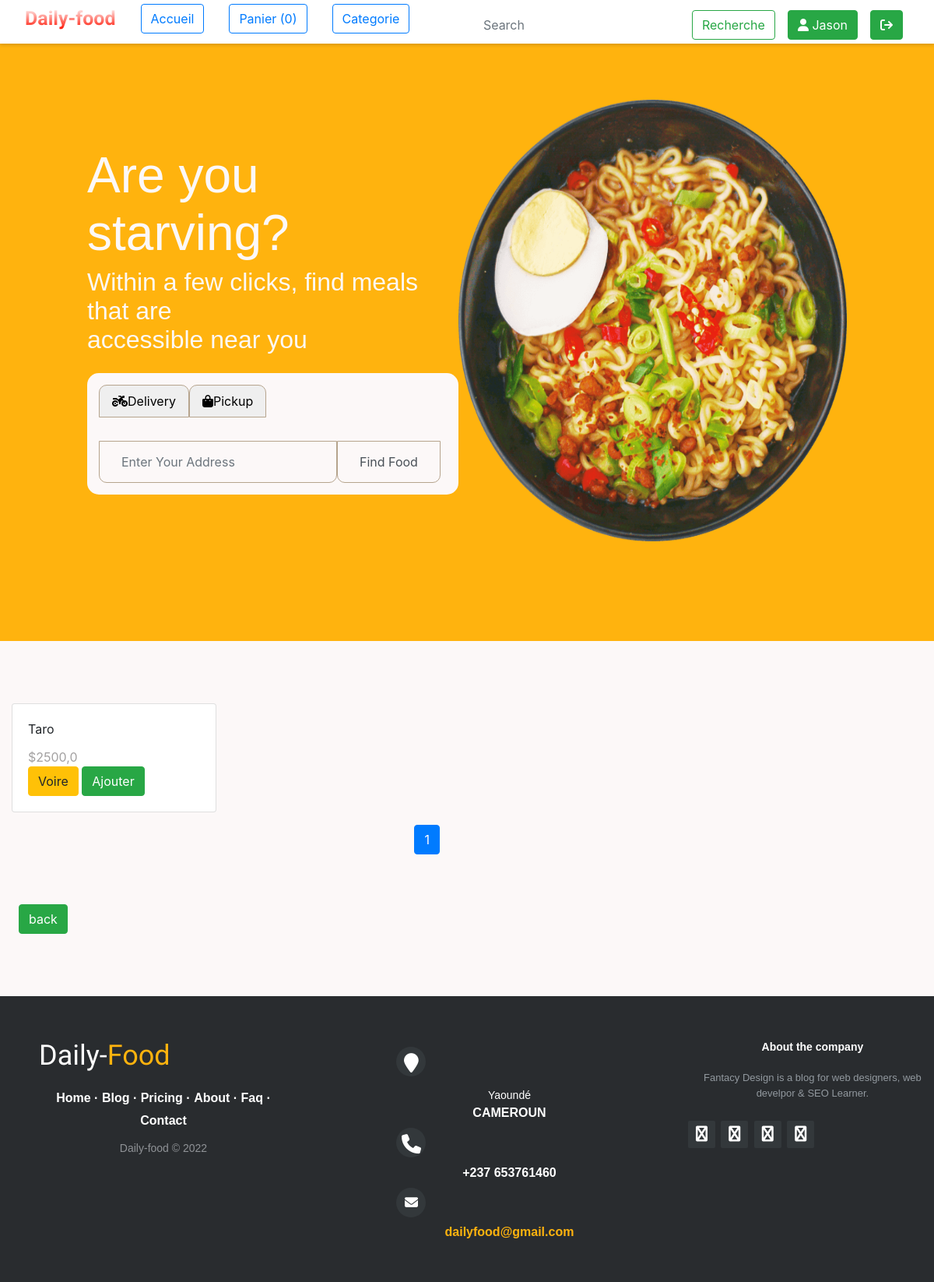
Screenshot of / (signed in) with the database file from the repository.
### accounts/models.py (models this page shows)
class Shopper(AbstractUser):
    pass

### daily_food/models.py (models this page shows, shortened)
class Product(models.Model):
    title = models.CharField(max_length=200)
    price = models.FloatField(max_length=20)
    stock = models.IntegerField(default=0)
    slug = models.SlugField(max_length=100)
    description = models.TextField(max_length=1000000)
    category = models.ForeignKey (Category, related_name ='categorie', on_delete = models.CASCADE)
    image = models.CharField(max_length=500000)
    date_added = models.DateTimeField(auto_now=True)
    class Meta:
        ordering = ['-date_added',]

### daily_food/views.py (the view)
# urls.py: path('', index, name="home"),
def index(request):
    product_object = Product.objects.all()
    item_name = request.GET.get('item-name')
    if item_name != '' and item_name is not None:
        product_object = Product.objects.filter(title__icontains=item_name)
    paginator = Paginator(product_object, 4)
    page = request.GET.get('page')
    product_object = paginator.get_page(page)
    return render(request,'index.html', {'product_object': product_object})

### daily_food/templates/index.html (shortened to what this page needs)
{% extends "base.html" %}
{% load static %}
{% block content %}
<section class="container-fluid" id="col_0">
    <div>
        <h1 class="text-1">Are you starving? </h1>
        <h1 class="text-2">Within a few clicks, find meals that are<br>accessible near you</h1>
    <nav class="first-nav">
            <div class="deliver-buttons">
                <button><i class="fas fa-motorcycle me-2"></i>Delivery</button>
                <button><i class="fas fa-shopping-bag me-2"></i>Pickup</button>
            </div>
            <div class="adres-location">
                <div class="search">
                    <div class="input-group-icon">
                    <input class="form-control"  type="text" placeholder="Enter Your Address" />
                    </div>
                </div>
                <div class="search">
                    <button class="form-control" type="submit">Find Food</button>
                </div>
            </div>
    </nav>
    </div>
    <div>
        <div><img class="img-fluid" src="{% static 'images/img/hero-header.png' %}" alt="hero-header" /></div>
    </div>
    </section>
    <div class="row fluid container-fluid ">
        {% for product in product_object %}
            <div class="col-md-3">
                <div class="card">
                    <div class="card-body">
                        <div id="aa{{ product.id }}" class="card-title">{{ product.title }}</div>
                        <div style="color:rgb(163, 161, 161)" class="card-text">${{ product.price }}</div>
                        <a href="{{ product.id }}" class="btn btn-warning">Voire</a>
                        <button id="{{ product.id }}" class="btn plus1 btn-success"> Ajouter</button>
                    </div>
                </div>
            </div>
        {% endfor %}
    </div>
    <div class="row mt-3">
        <div class="col-md-3 offset-md-4">
            <ul class="pagination justify-content-center ">
                    <li class="page-item active">
                        <a class="page-link" href="?page={{ product_object.number }}">{{ product_object.number }}</a>
                    </li>
            </ul>
        </div>
    </div>
{% endblock %}

### daily_food/templates/base.html (shortened to what this page needs)
<!DOCTYPE html>
{% load static %}
<html lang="en">
<head>
    <link rel="stylesheet" href="https://cdn.jsdelivr.net/npm/bootstrap@4.0.0/dist/css/bootstrap.min.css"
>
    <link rel="stylesheet" href="https://cdnjs.cloudflare.com/ajax/libs/font-awesome/6.2.0/css/all.min.css">
    <link rel="stylesheet" href="{% static 'css/style.css' %}">
</head>
<body>
    <nav class="main_nav navbar navbar-expand-lg bg-lightd-flex ">
        <div class="container-fluid"+>
            <ul class="row mt-2 d-flex" >
                <li class="logo">
                    <a href="{% url 'home' %}">Daily-food</a>
                </li>
                <li>
                    <button type="button" class="btn btn-outline-primary">Accueil</button>
                </li>
                <li>
                    <button type="button" class="btn btn-outline-primary panier">Panier (0)</button>
                </li>
                <li>
                    <button type="button" class="btn btn-outline-primary">Categorie</button>
                </li>
            </ul>
            <div class="row fluid mt-2 d-flex ">
                <form class="d-flex" role="search">
                    <input class="form-control me-2 mr-2 " name="item-name" type="search" placeholder="Search" aria-label="Search">
                    <button class="btn btn-outline-success mr-2" type="submit">Recherche</button>
                    {% if user.is_authenticated %}
                        <div class="btn btn-success btn-circle btn-xl mr-2 ml-2">
                        <i class="fa fa-user"></i>
                        {{ user.username }}
                        </div>
                        <a href="{% url 'logout' %}"><button type="button" class="btn btn-success mr-4 ml-2"><i class="fa fa-sign-out" aria-hidden="true"></i></button></a>
                    {% else %}
                        <a href="{% url 'signup' %}"><button type="button" class="btn btn-success mr-2 ml-2"><i class="fa fa-sign-in" aria-hidden="true"></i></button></a>
                        <a href="{% url 'login' %}"><button type="button" class="btn btn-success mr-4 ml-2"><i class="fa fa-user " aria-hidden="true"></i></button></a>
                    {% endif %}
                </form>
            </div>
        </div>
    </nav>
        {% block content %}
        {% endblock %}
        <div class="justify-content-end ml-4 mt-5 " ><button class="btn btn-success ">back</button></div>
        <footer class="footer-distributed">
            <div class="footer-left">
                <h3>Daily-<span>Food</span></h3>
                <p class="footer-links">
                    <a href="#">Home</a>
                    ·
                    <a href="#">Blog</a>
                    ·
                    <a href="#">Pricing</a>
                    ·
                    <a href="#">About</a>
                    ·
                    <a href="#">Faq</a>
                    ·
                    <a href="#">Contact</a>
                </p>
                <p class="footer-company-name">Daily-food &copy; 2022</p>
            </div>
            <div class="footer-center">
                <div>
                    <i class="fa fa-map-marker"></i>
                    <p><span>Yaoundé </span> CAMEROUN</p>
                </div>
                <div>
                    <i class="fa fa-phone"></i>
                    <p>+237 653761460</p>
                </div>
                <div>
                    <i class="fa fa-envelope"></i>
                    <p>
                        <a href="mailto:support@company.com">dailyfood@gmail.com</a>
                    </p>
                </div>
            </div>
            <div class="footer-right">
                <p class="footer-company-about">
                    <span>About the company</span>
                    Fantacy Design is a blog for web designers, web develpor  &amp; SEO Learner.
                </p>
                <div class="footer-icons">
                    <a href="#"><i class="fa fa-facebook"></i></a>
                    <a href="https://wa.me/qr/P7NW6KPL4OBUE1 "><i class="fa fa-whatsapp"></i></a>
                    <a href="#"><i class="fa fa-linkedin"></i></a>
                    <a href="https://github.com/jack0237"><i class="fa fa-github"></i></a>
                </div>
            </div>
        </footer>
    </body>
</html>

### static/css/style.css (style rules this page uses)
:root { --color1:#FFB30E; --color2:#fcf8f8 ; --color3:#fc6500 ; --color4:#fffb00 ; --color5:#3cff00 ; --color6:#00ff62 ; --color7:#00ff95 ; --color8:#00d9ff ; --color9:#4400ff ; --color10:#0044ff ; --color11:#ff008052 ; --color12:#fc0061 ; --color13:#ff0000 ; }
body { background-color:var(--color2); }
.logo a { font-size: 72px; background: -webkit-linear-gradient(rgba(255, 255, 255, 0.945),rgb(255, 17, 0)); background-clip: border-box; -webkit-background-clip: text; -webkit-text-fill-color: transparent; align-content: center; text-decoration:none; font-family: 'Lobster'; font-size: 25px; }
.main_nav { overflow: hidden; background-color: #666666; position: fixed; z-index: 1000000000; top: 0; width: 100%; display: flex; justify-content: space-between; align-items: center; width: 100%; background-color: rgb(255, 255, 255); box-shadow: rgb(0 0 0 / 15%) 0px 2px 4px 0px; height: 56px; padding-left: 16px; padding-right: 16px; }
.main_nav a { text-decoration: none; }
.main_nav ul { display: flex; align-items: center; padding: 0rem; list-style-type: none; font-weight: bold; font-size: 1.5rem; }
.main_nav li { padding: 1rem; }
#col_0 { color: var(--color4); display: flex; justify-content: space-between; padding: 8rem 7rem; background-color: var(--color1); align-items: center; margin-bottom: 5rem; }
.img-fluid { height: 15cm; position: relative; top:0; transition:1s top }
.text-1 { font: 4em sans-serif; color: var(--color2); }
.text-2 { font: 2em sans-serif; color: var(--color2); }
.first-nav { background-color: var(--color2); border-radius: 15px; margin-top: 1.5rem; }
.deliver-buttons button { border: 1px #b6a48d solid; padding: 0.5rem 1rem; border-radius: 10px 10px 0 0; }
.deliver-buttons { display: flex; padding: 15px; margin-bottom: 1px #b6a48d solid; }
.adres-location { display: flex; padding: 15px; }
.search { border: 1px #b6a48d solid; padding: 0.5rem 1rem; border-radius: 0 0 10px 10px; }
.form-control { display: flex; border: none; background: none; }
.reduction h1,p { text-align: center; width: 20rem; }
footer { position: relative; bottom: 0; }
.footer-distributed { background-color: #292c2f; box-shadow: 0 1px 1px 0 rgba(0, 0, 0, 0.12); box-sizing: border-box; width: 100%; text-align: left; font: bold 16px sans-serif; padding: 55px 50px; margin-top: 80px; }
.footer-distributed .footer-left, .footer-distributed .footer-center, .footer-distributed .footer-right { display: inline-block; vertical-align: top; }
.footer-distributed .footer-left { width: 40%; }
.footer-distributed h3 { color: #ffffff; font: normal 36px 'Cookie', cursive; margin: 0; }
.footer-distributed h3 span { color: #FFB30E; }
.footer-distributed .footer-links { color: #ffffff; margin: 20px 0 12px; padding: 0; }
.footer-distributed .footer-links a { display:inline-block; line-height: 1.8; text-decoration: none; color: inherit; }
.footer-distributed .footer-company-name { color: #8f9296; font-size: 14px; font-weight: normal; margin: 0; }
.footer-distributed .footer-center { width: 35%; }
.footer-distributed .footer-center i { background-color: #33383b; color: #ffffff; font-size: 25px; width: 38px; height: 38px; border-radius: 50%; text-align: center; line-height: 42px; margin: 10px 15px; vertical-align: middle; }
.footer-distributed .footer-center i.fa-envelope { font-size: 17px; line-height: 38px; }
.footer-distributed .footer-center p { display: inline-block; color: #ffffff; vertical-align: middle; margin:0; }
.footer-distributed .footer-center p span { display:block; font-weight: normal; font-size:14px; line-height:2; }
.footer-distributed .footer-center p a { color: #FFB30E; text-decoration: none;; }
.footer-distributed .footer-right { width: 20%; }
.footer-distributed .footer-company-about { line-height: 20px; color: #92999f; font-size: 13px; font-weight: normal; margin: 0; }
.footer-distributed .footer-company-about span { display: block; color: #ffffff; font-size: 14px; font-weight: bold; margin-bottom: 20px; }
.footer-distributed .footer-icons { margin-top: 25px; }
.footer-distributed .footer-icons a { display: inline-block; width: 35px; height: 35px; cursor: pointer; background-color: #33383b; border-radius: 2px; font-size: 20px; color: #ffffff; text-align: center; line-height: 35px; margin-right: 3px; margin-bottom: 5px; }

### rows the page displays
Shopper: username "Jason"
Product: title "Taro", price "2500,0"

### other values shown
{{ product_object.number }} "1"
